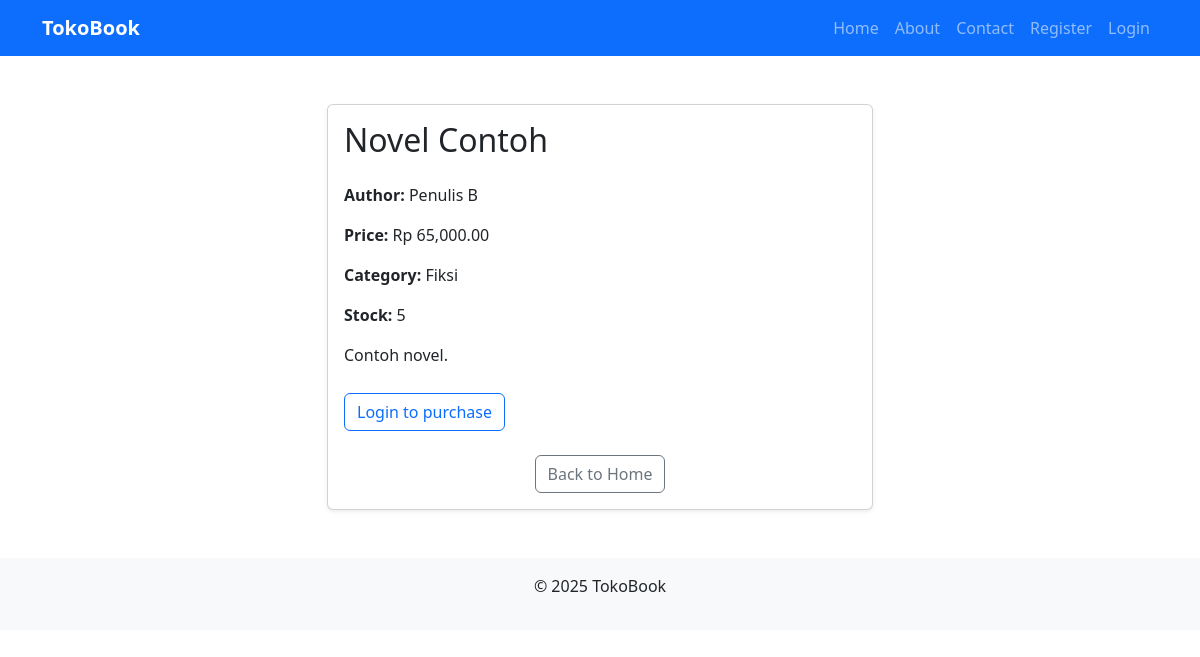
Screenshot of /book_detail.php?id=2 with the database file from the repository.
### tables this page shows
CREATE TABLE IF NOT EXISTS books (
    id INT AUTO_INCREMENT PRIMARY KEY,
    title VARCHAR(100) NOT NULL,
    author VARCHAR(100),
    price DECIMAL(10,2) NOT NULL,
    description TEXT,
    image VARCHAR(255),
    stock INT DEFAULT 0,
    category_id INT DEFAULT NULL,
    created_at TIMESTAMP DEFAULT CURRENT_TIMESTAMP
);

CREATE TABLE IF NOT EXISTS categories (
    id INT AUTO_INCREMENT PRIMARY KEY,
    name VARCHAR(100) NOT NULL UNIQUE
);

### book_detail.php (the view, shortened to what this page needs)
<?php
require_once __DIR__ . '/db.php';
$id = isset($_GET['id'])? intval($_GET['id']):0;
$stmt = $pdo->prepare('SELECT * FROM books WHERE id=:id');
$stmt->execute([':id'=>$id]);
$book = $stmt->fetch(PDO::FETCH_ASSOC);
?>
<!DOCTYPE html>
<html lang="en">
<head>
    <link href="https://cdn.jsdelivr.net/npm/bootstrap@5.3.3/dist/css/bootstrap.min.css" rel="stylesheet">
</head>
<body>
<header>
    <nav class="navbar navbar-expand-lg navbar-dark bg-primary">
        <div class="container">
            <a class="navbar-brand" href="/TokoBook/index.php">TokoBook</a>
            <div class="collapse navbar-collapse" id="navbarNav">
                <ul class="navbar-nav ms-auto">
                    <li class="nav-item"><a class="nav-link" href="index.php">Home</a></li>
                    <li class="nav-item"><a class="nav-link" href="about.php">About</a></li>
                    <li class="nav-item"><a class="nav-link" href="contact.php">Contact</a></li>
                    <?php if (isset($_SESSION['user'])): ?>
                        <li class="nav-item"><a class="nav-link" href="cart.php">Cart</a></li>
                        <?php if ($_SESSION['user']['role']==='admin'): ?>
                            <li class="nav-item"><a class="nav-link" href="admin/dashboard.php">Admin</a></li>
                        <?php endif; ?>
                        <li class="nav-item"><a class="nav-link" href="logout.php">Logout (<?php echo htmlspecialchars($_SESSION['user']['username']); ?>)</a></li>
                    <?php else: ?>
                        <li class="nav-item"><a class="nav-link" href="register.php">Register</a></li>
                        <li class="nav-item"><a class="nav-link" href="login.php">Login</a></li>
                    <?php endif; ?>
                </ul>
            </div>
        </div>
    </nav>
</header>
<main class="container my-5">
    <div class="row">
        <div class="col-md-8 col-lg-6 mx-auto">
            <div class="book-card card shadow-sm">
                <div class="card-body">
                    <h2 class="card-title mb-4"><?php echo htmlspecialchars($book['title']); ?></h2>
                    <p class="card-text"><strong>Author:</strong> <?php echo htmlspecialchars($book['author']); ?></p>
                    <p class="card-text"><strong>Price:</strong> Rp <?php echo number_format($book['price'],2); ?></p>
                    <?php if (!empty($book['category_id'])): $cat = $pdo->prepare('SELECT name FROM categories WHERE id=:id'); $cat->execute([':id'=>$book['category_id']]); $catname = $cat->fetchColumn(); ?>
                        <p class="card-text"><strong>Category:</strong> <?php echo htmlspecialchars($catname); ?></p>
                    <?php endif; ?>
                    <p class="card-text"><strong>Stock:</strong> <?php echo isset($book['stock'])?intval($book['stock']):0; ?></p>
                    <div class="book-detail card-text"><?php echo nl2br(htmlspecialchars($book['description'])); ?></div>
                    <?php if (isset($_SESSION['user'])): ?>
                        <?php $available = isset($book['stock'])?intval($book['stock']):0; ?>
                        <?php if ($available <= 0): ?>
                            <div class="alert alert-warning mt-3">Out of stock</div>
                        <?php else: ?>
                            <form method="post" action="cart.php" class="mt-4">
                                <input type="hidden" name="book_id" value="<?php echo $book['id']; ?>">
                                <div class="row g-3 align-items-center">
                                    <div class="col-auto">
                                        <label for="qty" class="form-label">Quantity</label>
                                    </div>
                                    <div class="col-auto">
                                        <input type="number" class="form-control" id="qty" name="qty" value="1" min="1" max="<?php echo $available; ?>" style="width: 100px;">
                                    </div>
                                    <div class="col-auto">
                                        <button type="submit" class="btn btn-primary">Add to Cart</button>
                                    </div>
                                </div>
                            </form>
                        <?php endif; ?>
                    <?php else: ?>
                        <p class="mt-4"><a href="login.php" class="btn btn-outline-primary">Login to purchase</a></p>
                    <?php endif; ?>
                    <div class="text-center mt-4">
                        <a href="index.php" class="btn btn-outline-secondary">Back to Home</a>
                    </div>
                </div>
            </div>
        </div>
    </div>
</main>
<footer class="bg-light py-3 text-center">
    <p>&copy; <?php echo date('Y'); ?> TokoBook</p>
</footer>
</body>
</html>

### book_detail.php (style rules this page uses)
.navbar-brand { font-weight: bold; }
.book-detail { line-height: 1.6; }
.book-card { transition: transform 0.2s; }

### rows the page displays
books: title "Novel Contoh", author "Penulis B", price "65,000.00", stock "5", description "Contoh novel."
categories: name "Fiksi"
